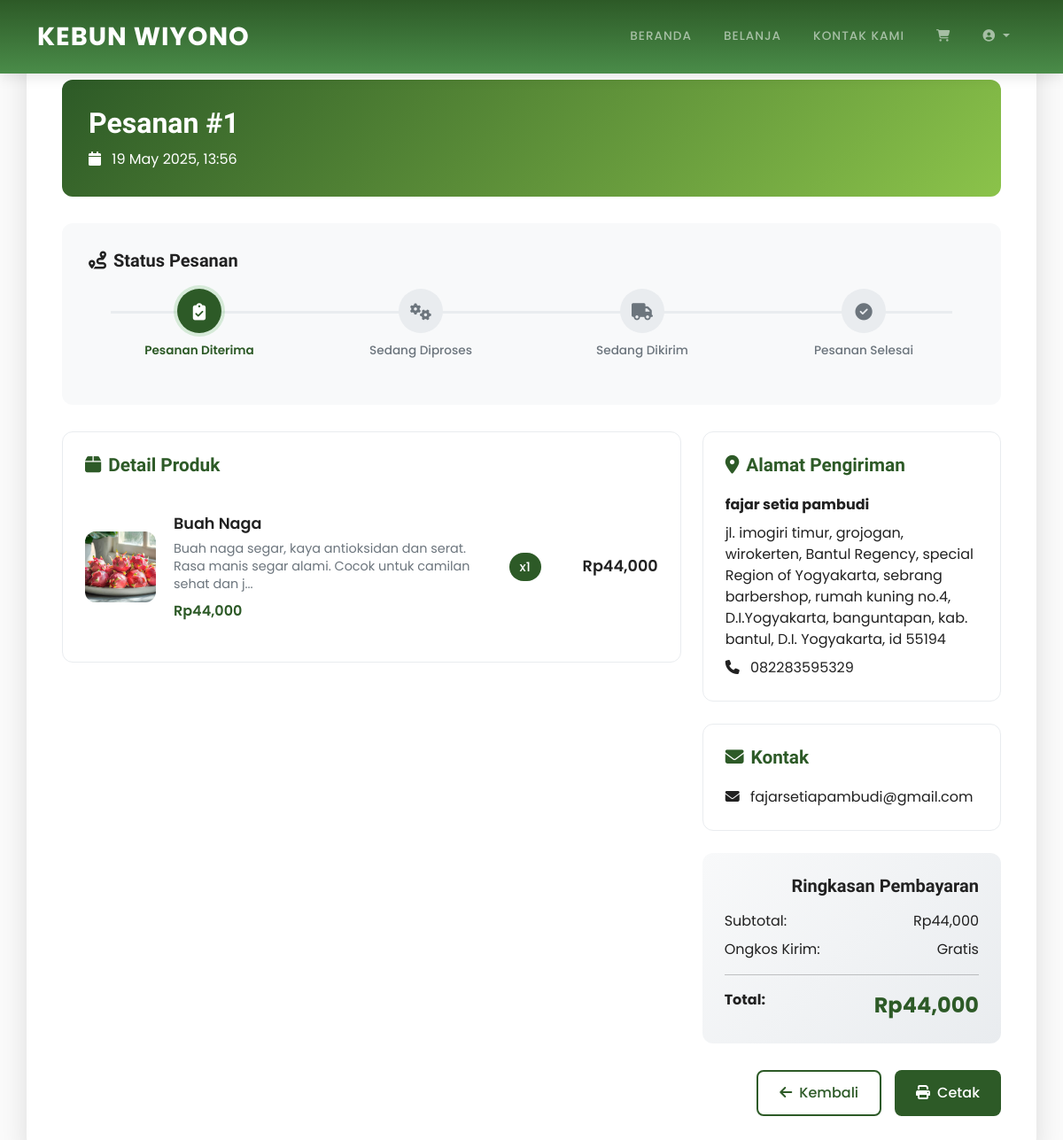
The app's page /userFeature/detail_pesanan.php?id=1 (signed in) with its own data.
### tables this page shows
CREATE TABLE `pesanan` (
  `id` int NOT NULL AUTO_INCREMENT,
  `user_id` int NOT NULL,
  `nomor_pesanan` varchar(50) NOT NULL,
  `nama_penerima` varchar(100) NOT NULL,
  `telepon` varchar(20) NOT NULL,
  `alamat` text NOT NULL,
  `kota` varchar(100) NOT NULL,
  `kode_pos` varchar(10) NOT NULL,
  `catatan` text,
  `metode_pembayaran` varchar(50) NOT NULL,
  `total_harga` decimal(15,2) NOT NULL,
  `ongkir` decimal(15,2) NOT NULL,
  `total_bayar` decimal(15,2) NOT NULL,
  `status` varchar(50) NOT NULL DEFAULT 'Menunggu Pembayaran',
  `tanggal_pesanan` timestamp NULL DEFAULT CURRENT_TIMESTAMP,
  `bukti_pembayaran` varchar(255) DEFAULT NULL,
  `tanggal_upload_bukti` datetime DEFAULT NULL,
  `tanggal_verifikasi` datetime DEFAULT NULL,
  `verified_by` int DEFAULT NULL,
  `catatan_admin` text,
  PRIMARY KEY (`id`),
  UNIQUE KEY `nomor_pesanan` (`nomor_pesanan`),
  KEY `user_id` (`user_id`),
  CONSTRAINT `pesanan_ibfk_1` FOREIGN KEY (`user_id`) REFERENCES `pengguna` (`id`)
);

CREATE TABLE `pesanan_item` (
  `id` int NOT NULL AUTO_INCREMENT,
  `pesanan_id` int NOT NULL,
  `produk_id` int NOT NULL,
  `quantity` int NOT NULL,
  `harga` decimal(15,2) NOT NULL,
  `subtotal` decimal(15,2) NOT NULL,
  PRIMARY KEY (`id`),
  KEY `pesanan_id` (`pesanan_id`),
  KEY `produk_id` (`produk_id`),
  CONSTRAINT `pesanan_item_ibfk_1` FOREIGN KEY (`pesanan_id`) REFERENCES `pesanan` (`id`),
  CONSTRAINT `pesanan_item_ibfk_2` FOREIGN KEY (`produk_id`) REFERENCES `produk` (`id`)
);

CREATE TABLE `produk` (
  `id` int NOT NULL AUTO_INCREMENT,
  `nama_produk` varchar(100) NOT NULL,
  `deskripsi` text,
  `harga` decimal(10,2) NOT NULL,
  `gambar` varchar(255) DEFAULT NULL,
  `kategori` varchar(50) DEFAULT NULL,
  `tanggal_dibuat` timestamp NULL DEFAULT CURRENT_TIMESTAMP,
  `id_kategori` int DEFAULT NULL,
  PRIMARY KEY (`id`)
);

CREATE TABLE `pengguna` (
  `id` int NOT NULL AUTO_INCREMENT,
  `username` varchar(255) NOT NULL,
  `nama_lengkap` varchar(100) DEFAULT NULL,
  `email` varchar(255) NOT NULL,
  `password` varchar(255) NOT NULL,
  `reset_token` varchar(255) DEFAULT NULL,
  `reset_token_expires_at` datetime DEFAULT NULL,
  `telepon` varchar(15) DEFAULT NULL,
  `tanggal_lahir` date DEFAULT NULL,
  `jenis_kelamin` char(1) DEFAULT NULL,
  `alamat` text,
  `kota` varchar(50) DEFAULT NULL,
  `provinsi` varchar(50) DEFAULT NULL,
  `kode_pos` varchar(10) DEFAULT NULL,
  `foto_profil` varchar(255) DEFAULT NULL,
  `created_at` timestamp NULL DEFAULT CURRENT_TIMESTAMP,
  `updated_at` timestamp NULL DEFAULT CURRENT_TIMESTAMP ON UPDATE CURRENT_TIMESTAMP,
  PRIMARY KEY (`id`),
  UNIQUE KEY `email` (`email`)
);

### userFeature/detail_pesanan.php (the view, shortened to what this page needs)
<?php
include '../config.php';
$pesanan_id = (int)$_GET['id'];
$user_id = $_SESSION['user_id'];
$query = "SELECT p.*, u.nama_lengkap, u.email
          FROM pesanan p
          JOIN pengguna u ON p.user_id = u.id
          WHERE p.id = ? AND p.user_id = ?";
$stmt = $conn->prepare($query);
$stmt->bind_param("ii", $pesanan_id, $user_id);
$stmt->execute();
$result = $stmt->get_result();
$pesanan = $result->fetch_assoc();
$query_items = "SELECT pd.nama_produk, pd.harga, pd.gambar, pd.deskripsi, po.quantity
                FROM pesanan_item po
                JOIN produk pd ON po.produk_id = pd.id
                WHERE po.pesanan_id = ?";
$stmt_items = $conn->prepare($query_items);
$stmt_items->bind_param("i", $pesanan_id);
$stmt_items->execute();
$items_result = $stmt_items->get_result();
$items = [];
while ($row = $items_result->fetch_assoc()) {
    $items[] = $row;
}
$status_steps = [
    'pending' => ['label' => 'Pesanan Diterima', 'icon' => 'fas fa-clipboard-check', 'active' => false],
    'diproses' => ['label' => 'Sedang Diproses', 'icon' => 'fas fa-cogs', 'active' => false],
    'dikirim' => ['label' => 'Sedang Dikirim', 'icon' => 'fas fa-truck', 'active' => false],
    'selesai' => ['label' => 'Pesanan Selesai', 'icon' => 'fas fa-check-circle', 'active' => false]
];
$current_status = $pesanan['status'];
$status_order = ['pending', 'diproses', 'dikirim', 'selesai'];
$current_index = array_search($current_status, $status_order);
if ($current_status !== 'dibatalkan') {
    for ($i = 0; $i <= $current_index; $i++) {
        if (isset($status_steps[$status_order[$i]])) {
            $status_steps[$status_order[$i]]['active'] = true;
        }
    }
}
?>
<!DOCTYPE html>
<html lang="en">
<head>
  <link href="https://cdn.jsdelivr.net/npm/bootstrap@5.3.3/dist/css/bootstrap.min.css" rel="stylesheet">
  <link rel="stylesheet" href="https://cdnjs.cloudflare.com/ajax/libs/font-awesome/6.4.0/css/all.min.css">
  <link rel="stylesheet" href="../assets/css/user/detail_pesanan.css">
</head>
<body>
  <nav class="navbar navbar-expand-lg navbar-dark fixed-top">
    <div class="container">
      <a class="navbar-brand" href="#">KEBUN WIYONO</a>
      <div class="collapse navbar-collapse" id="navbarNav">
        <ul class="navbar-nav ms-auto">
          <li class="nav-item"><a class="nav-link" href="../user.php">Beranda</a></li>
          <li class="nav-item"><a class="nav-link" href="belanjaProduk.php">Belanja</a></li>
          <li class="nav-item"><a class="nav-link" href="kontakKami.php">Kontak Kami</a></li>
          <li class="nav-item">
            <a class="nav-link" href="keranjang.php">
              <i class="fas fa-shopping-cart"></i>
            </a>
          </li>
          <li class="nav-item dropdown">
            <a class="nav-link dropdown-toggle" href="#" id="navbarDropdown" role="button" data-bs-toggle="dropdown">
              <i class="fas fa-user-circle"></i>
            </a>
          </li>
        </ul>
      </div>
    </div>
  </nav>
  <div class="container feature-container">
    <div class="order-header">
      <div class="order-meta">
        <div>
          <h2>Pesanan #<?= $pesanan['id'] ?></h2>
          <p class="mb-0">
            <i class="fas fa-calendar me-2"></i>
            <?= date('d F Y, H:i', strtotime($pesanan['tanggal_pesanan'])) ?>
          </p>
        </div>
        <div>
          <?php
          $status_class = '';
          $status_text = '';
          ?>
          <span class="status-badge <?= $status_class ?>"><?= $status_text ?></span>
        </div>
      </div>
    </div>
    <?php if ($pesanan['status'] !== 'dibatalkan'): ?>
      <div class="tracking-container">
        <h5><i class="fas fa-route me-2"></i>Status Pesanan</h5>
        <div class="tracking-steps">
          <?php foreach ($status_steps as $status => $step): ?>
            <div class="tracking-step">
              <div class="step-icon <?= $step['active'] ? 'active' : '' ?>">
                <i class="<?= $step['icon'] ?>"></i>
              </div>
              <div class="step-label <?= $step['active'] ? 'active' : '' ?>">
                <?= $step['label'] ?>
              </div>
            </div>
          <?php endforeach; ?>
        </div>
      </div>
    <?php endif; ?>
    <div class="row">
      <div class="col-lg-8">
        <div class="info-section">
          <h5><i class="fas fa-box me-2"></i>Detail Produk</h5>
          <?php foreach ($items as $item): ?>
            <div class="product-item">
              <img src="../fitur/gambarProduk/<?= $item['gambar'] ?>"
                   class="product-img"
                   alt="<?= $item['nama_produk'] ?>">
              <div class="product-info">
                <div class="product-name"><?= $item['nama_produk'] ?></div>
                <div class="product-desc"><?= substr($item['deskripsi'], 0, 100) ?>...</div>
                <div class="product-price">Rp<?= number_format($item['harga']) ?></div>
              </div>
              <div class="product-quantity">
                <span class="quantity-badge">x<?= $item['quantity'] ?></span>
              </div>
              <div class="product-subtotal">
                <div class="subtotal-amount">
                  Rp<?= number_format($item['harga'] * $item['quantity']) ?>
                </div>
              </div>
            </div>
          <?php endforeach; ?>
        </div>
      </div>
      <div class="col-lg-4">
        <div class="info-section">
          <h5><i class="fas fa-map-marker-alt me-2"></i>Alamat Pengiriman</h5>
          <p class="mb-2"><strong><?= $pesanan['nama_lengkap'] ?></strong></p>
          <p class="mb-2"><?= nl2br(htmlspecialchars($pesanan['alamat'])) ?></p>
          <p class="mb-0">
            <i class="fas fa-phone me-2"></i>
            <?= $pesanan['telepon'] ?>
          </p>
        </div>
        <div class="info-section">
          <h5><i class="fas fa-envelope me-2"></i>Kontak</h5>
          <p class="mb-0">
            <i class="fas fa-envelope me-2"></i>
            <?= $pesanan['email'] ?>
          </p>
        </div>
        <div class="total-section">
          <h5 class="mb-3">Ringkasan Pembayaran</h5>
          <div class="d-flex justify-content-between mb-2">
            <span>Subtotal:</span>
            <span>Rp<?= number_format($pesanan['total_harga']) ?></span>
          </div>
          <div class="d-flex justify-content-between mb-2">
            <span>Ongkos Kirim:</span>
            <span>Gratis</span>
          </div>
          <hr>
          <div class="d-flex justify-content-between">
            <strong>Total:</strong>
            <strong class="total-amount">Rp<?= number_format($pesanan['total_harga']) ?></strong>
          </div>
        </div>
      </div>
    </div>
    <div class="action-buttons">
      <a href="pesanan-saya.php" class="btn-custom btn-outline-custom">
        <i class="fas fa-arrow-left me-2"></i>Kembali
      </a>
      <button class="btn-custom btn-primary-custom" onclick="printOrder()">
        <i class="fas fa-print me-2"></i>Cetak
      </button>
    </div>
  </div>
</body>
</html>

### records on screen
pesanan: id "1", tanggal_pesanan "19 May 2025, 13:56", user.nama_lengkap "fajar setia pambudi", alamat "jl. imogiri timur, grojogan, wirokerten, Bantul Regency, special Region of Yogyakarta, sebrang barbershop, rumah kuning no.4, D.I.Yogyakarta, banguntapan, kab. bantul, D.I. Yogyakarta, id 55194", telepon "082283595329", user.email "fajarsetiapambudi@gmail.com", total_harga "44,000"
pesanan_item: produk.gambar (picture), produk.nama_produk "Buah Naga", produk.deskripsi "Buah naga segar, kaya antioksidan dan serat. Rasa manis segar alami. Cocok untuk camilan sehat dan j", produk.harga "44,000", quantity "1", $item['harga'] * $item['quantity'] "44,000"

### other values on screen
$step['label'] "Pesanan Diterima"
$step['label'] "Sedang Diproses"
$step['label'] "Sedang Dikirim"
$step['label'] "Pesanan Selesai"
